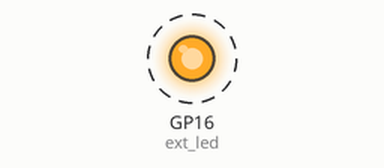
Simulated run of this program. Board: Raspberry Pi Pico running MicroPython. Parts: output pins drawn as LEDs (lit = HIGH). Dashed ring = blinking. What the program prints to the serial console is not drawn.

Above: at 1.5 s.
Timing chart, 0 to 5.6 s (numbered marks = the images above):
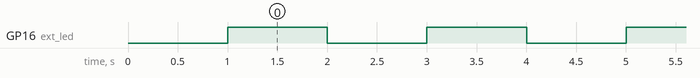

Measured:
- by itself, GP16 (ext_led): alternates HIGH for 1.0 s and LOW for 1.0 s

The program:

R_2425CL3_blinkExled_v1_2.py
```python
# (licence header left out)
from machine import Pin # Get the Pin function from the machine module.
from utime import sleep # Get the sleep library from the time module.

# Informative block - start
p_ucontroler = "Pico _&W"
p_keyOhw = "Led + resistor on GPIO16"
p_project = "External LED toggle 2sec"
p_version = "1.2"
print(f"Microcontroler: {p_ucontroler} - Key other HW : {p_keyOhw}")
print(f"Program: {p_project} - Version: {p_version}")
# -> 1.2 uso de toggle
# Informative block - end

print("Hello, Raspberry Pi Pico!")
sleep(1)

EXTERNAL_LED2_PIN = 16
ext_led = Pin(EXTERNAL_LED2_PIN, Pin.OUT)

while (True):
    ext_led.toggle()
    print("External LEDs - gpio16 = ",ext_led.value())
    sleep(1)
```
